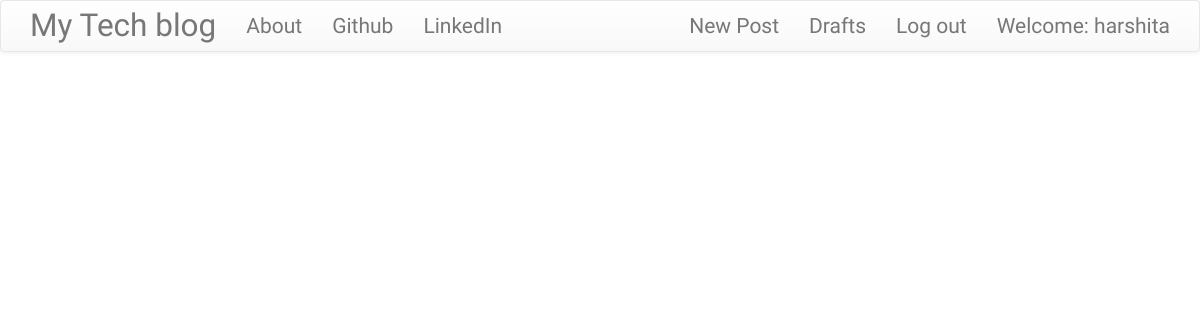
The page /drafts/ (signed in) on the database as committed earlier.
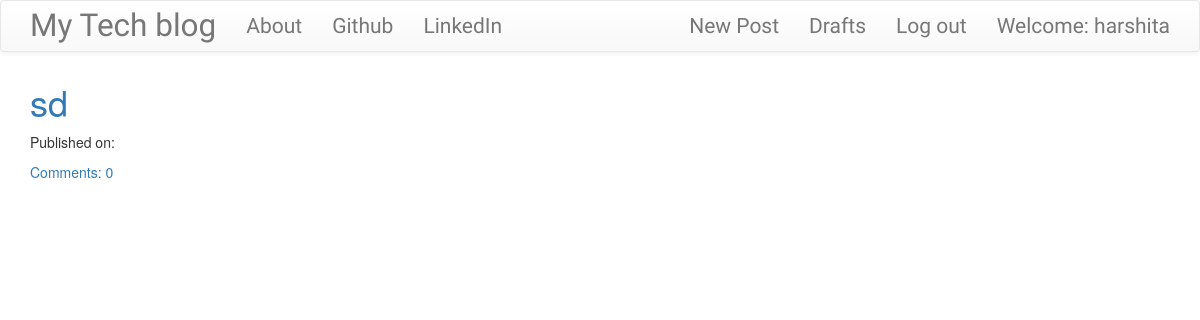
The same page on the database as committed later.
### blog/models.py (models this page shows, shortened)
class Post(models.Model):
    author = models.ForeignKey('auth.User', on_delete=models.CASCADE)
    title = models.CharField(max_length=200)
    text = models.TextField()
    created_date = models.DateTimeField(default=timezone.now())
    published_date = models.DateTimeField(blank=True, null=True)
    def approve_comments(self):
        return self.comments.filter(approved_comments=True)

### blog/views.py (the view)
# urls.py: path('drafts/', views.DraftListView.as_view(), name='post_draft_list'),
class DraftListView(LoginRequiredMixin, ListView):
    login_url = '/login/'
    redirect_field_name = 'blog/post_list.html'
    model = Post
    def get_queryset(self):
        return Post.objects.filter(published_date__isnull=True).order_by('created_date')

### blog/templates/blog/post_list.html
{%  extends 'blog/base.html' %}
{%  block content %}
  <div class="centerstage">
  {%  for post in post_list %}
  <div class="post">
    <h1><a href="{%  url 'post_detail' pk=post.pk %}">{{ post.title }}</a></h1>
    <div class="date">
      <p>Published on: {{ post.published|date:"D M Y"}}</p>
    </div>
    <a href="{%  url 'post_detail' pk=post.pk %}">Comments: {{ post.approve_comments.count }}</a>
  </div>
  {% endfor %}
  </div>
{%  endblock %}

### blog/templates/blog/base.html (shortened to what this page needs)
<!DOCTYPE html>
{% load static %}
<html>
    <head>
        <link rel="stylesheet" href="https://maxcdn.bootstrapcdn.com/bootstrap/3.3.7/css/bootstrap.min.css">
        <link rel="stylesheet" href="https://maxcdn.bootstrapcdn.com/bootstrap/3.3.7/css/bootstrap-theme.min.css">
        <link rel="stylesheet" href="//cdn.jsdelivr.net/medium-editor/latest/css/medium-editor.min.css" type="text/css" media="screen" charset="utf-8">
        <link rel="stylesheet" href="{% static 'css/blog.css' %}">
<body class='loader'>
  <nav class="navbar navbar-default techfont custom-navbar">
    <div class="container">
      <ul class="nav navbar-nav">
        <li><a class='navbar-brand bigbrand' href="{% url 'post_list' %}">My Tech blog</a></li>
        <li><a href="{% url 'about'%}">About</a></li>
        <li><a href="https://www.github.com">Github</a></li>
        <li><a href="https://www.linkedin.com">LinkedIn</a></li>
      </ul>
      <ul class="nav navbar-nav navbar-right">
        {% if user.is_authenticated %}
        <li>
          <a href="{% url 'post_new' %}" >New Post</a>
        </li>
        <li>
          <a href="{% url 'post_draft_list' %}">Drafts</a>
        </li>
        <li>
          <a href="{% url 'logout' %}" >Log out</a>
        </li>
        <li>
          <a >Welcome: {{ user.username }}</a>
        </li>
          {% else %}
          <li><a class='nav navbar-right' href="{% url 'login' %}" ><span class="glyphicon glyphicon-user"></span></a></li>
        {% endif %}
      </ul>
  </div>
</nav>
        <div class="content container">
            <div class="row">
                <div class="col-md-8">
                  <div class="blog_posts">
                    {% block content %}
                    {% endblock %}
                  </div>
                </div>
            </div>
        </div>
</body>
</html>

### blog/static/css/blog.css (style rules this page uses)
.techfont { font-family: 'Russo One', sans-serif; font-size: 1.5em; margin-bottom: 10px; }
.centerstage { margin-left: auto; margin-right: auto; }
.bigbrand { font-size: 1.5em; }
.loader { filter:hue-rotate(0deg); color: linear-gradient(45deg,#0f8,#08f); animation:hue 5000ms infinite linear; }

Rows that differ between the two databases and show on the page:
added Post: title "sd", approve_comments.count "0"
